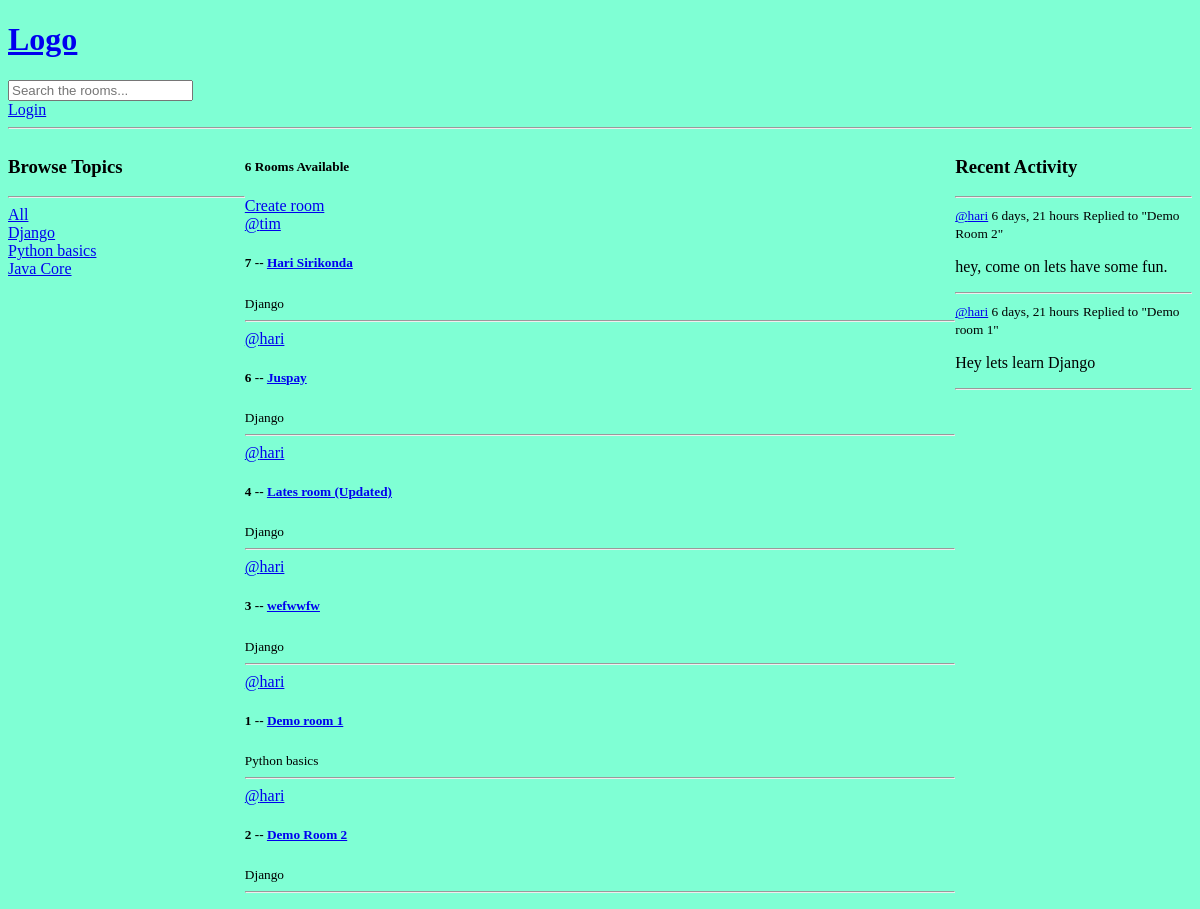
The app's page /, older data.
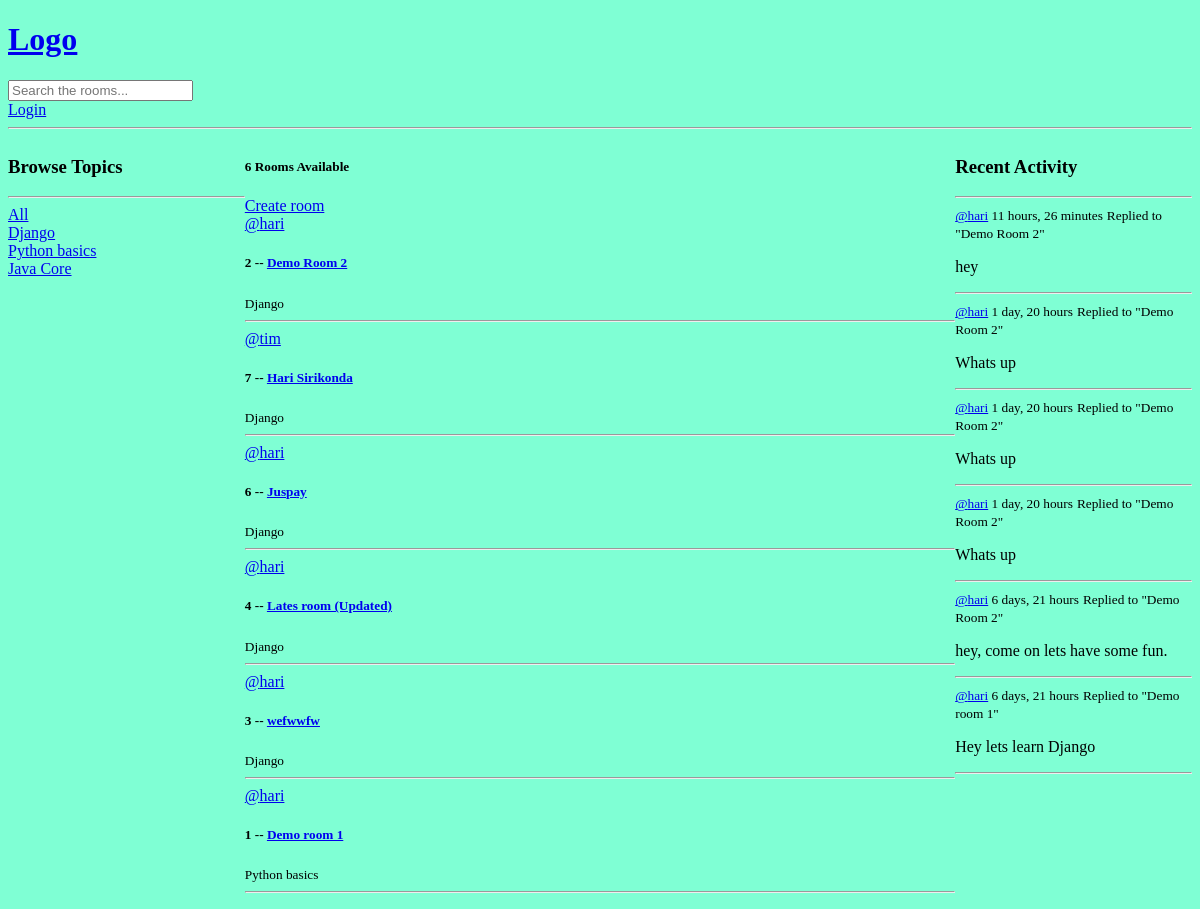
The same page, newer data.
### base/models.py (models this page shows, shortened)
class Topic(models.Model):
    name = models.CharField(max_length=200)

class Room(models.Model):
    host = models.ForeignKey(User, on_delete=models.SET_NULL, null=True)
    topic  = models.ForeignKey(Topic, on_delete=models.SET_NULL, null=True)
    participants = models.ManyToManyField(User, related_name='participants', blank=True)
    name = models.CharField(max_length=200)
    description = models.TextField(max_length=500)
    updated = models.DateTimeField(auto_now=True)
    created = models.DateTimeField(auto_now_add=True)
    class Meta:
        ordering = ['-updated', '-created']
    def __str__(self):
        return self.name

class Message(models.Model):
    user = models.ForeignKey(User, on_delete=models.CASCADE)
    room = models.ForeignKey(Room, on_delete=models.CASCADE)
    body = models.TextField(max_length=500)
    updated = models.DateTimeField(auto_now=True)
    created = models.DateTimeField(auto_now_add=True)
    class Meta:
            ordering = ['-updated', '-created']
    def __str__(self):
        return self.body[0:50]

### base/views.py (the view)
# urls.py: path('', views.home, name="home"),
def home(request):
    q = request.GET.get('q') if request.GET.get('q') != None else ''
    rooms = Room.objects.filter(
        Q(topic__name__icontains=q) |
        Q(name__icontains = q) |
        Q(description__icontains =q)
    )
    room_count = rooms.count()
    topics = Topic.objects.all()
    room_messages = Message.objects.filter(Q(room__topic__name__icontains = q))
    context = {'rooms': rooms, 'topics': topics, 'room_count': room_count, 'room_messages': room_messages}
    return render(request, 'base/home.html', context)

### base/templates/base/home.html (shortened to what this page needs)
{% extends 'main.html' %}
{% block content %}
<div class="home-container">
    <div>
        {% include 'base/topics_component.html' %}
    </div>
    <div>
        <h5>{{room_count}} Rooms Available</h5>
        <a href="{% url 'create-room' %}">Create room</a>
        {% include 'base/feed_component.html' %}
    </div>
    <div>
        {% include 'base/activity_component.html' %}
    </div>
</div>
{% endblock %}

### base/templates/base/topics_component.html
<h3>Browse Topics</h3>
<hr>
<div>
    <a href="{% url 'home' %}">All</a>
</div>
{% for topic in topics %}
<div>
    <a href="{% url 'home' %}?q={{topic.name}}">{{topic.name}}</a>
</div>
{% endfor %}

### base/templates/base/feed_component.html (shortened to what this page needs)
{% for room in rooms %}
<div>
    <a href="{% url 'user-profile' room.host.id %}">@{{room.host.username}}</a>
    <h5>{{room.id}} -- <a href="{% url 'room' room.id %}">{{room.name}}</a></h5>
    <small>{{room.topic.name}}</small>
    <hr>
</div>
{% endfor %}

### base/templates/base/activity_component.html (shortened to what this page needs)
<h3>Recent Activity</h3>
<hr>
{% for message in room_messages %}
<div>
    <small><a href="{% url 'user-profile' message.user.id %}">@{{message.user}}</a>
        {{message.created|timesince}}</small>
    <small>Replied to "{{message.room}}"</small>
    <p>{{message}}</p>
    <hr>
</div>
{% endfor %}

Row changes from the older to the newer data that the page shows:
changed Room "Demo Room 2": moves up the list
added Message: user "hari", created "11 hours, 26 minutes", room "Demo Room 2", body "hey"
added Message: user "hari", created "1 day, 20 hours", room "Demo Room 2", body "Whats up"
added Message: user "hari", created "1 day, 20 hours", room "Demo Room 2", body "Whats up"
added Message: user "hari", created "1 day, 20 hours", room "Demo Room 2", body "Whats up"
